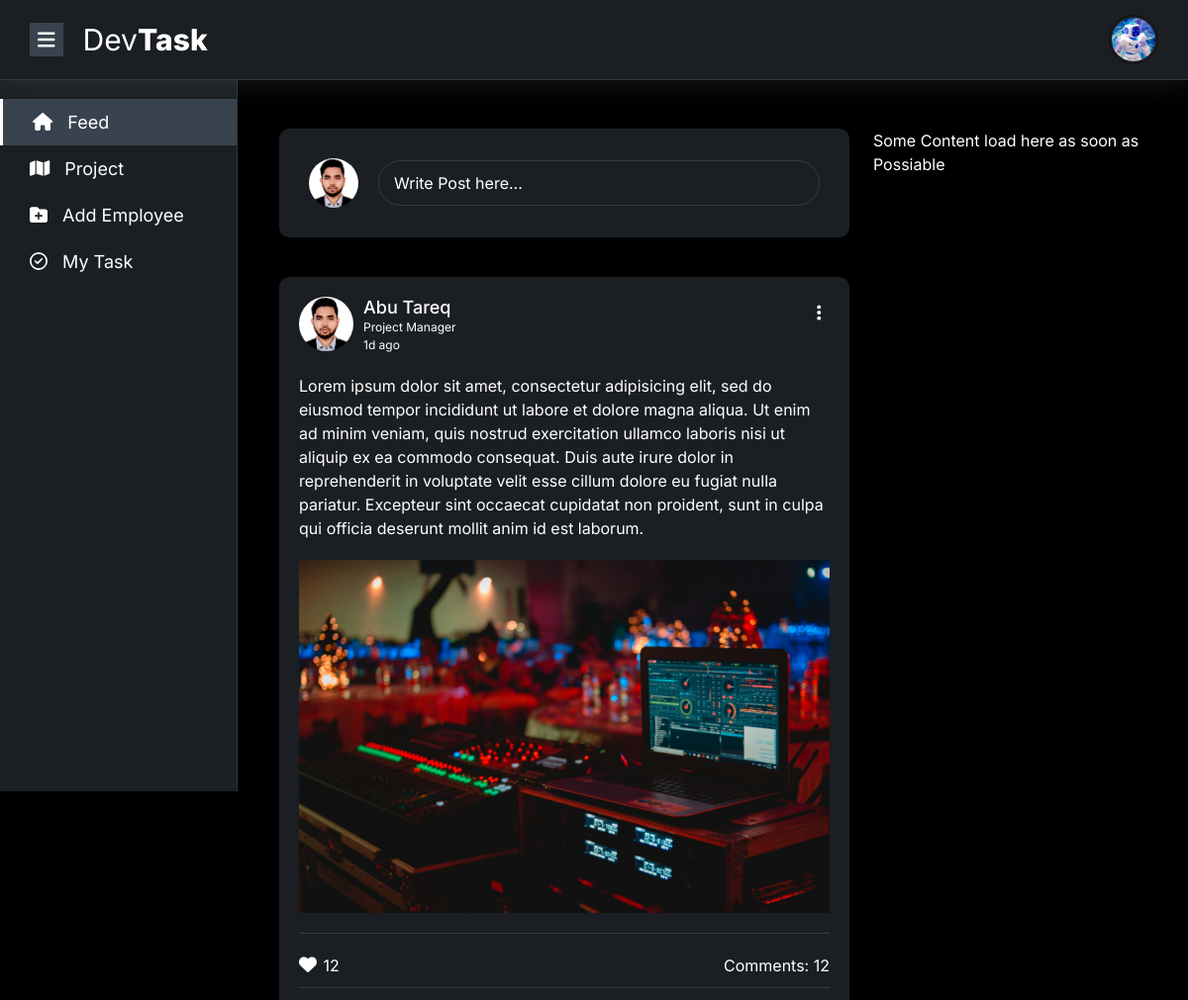
The app's page / (signed in, upper part), older data.
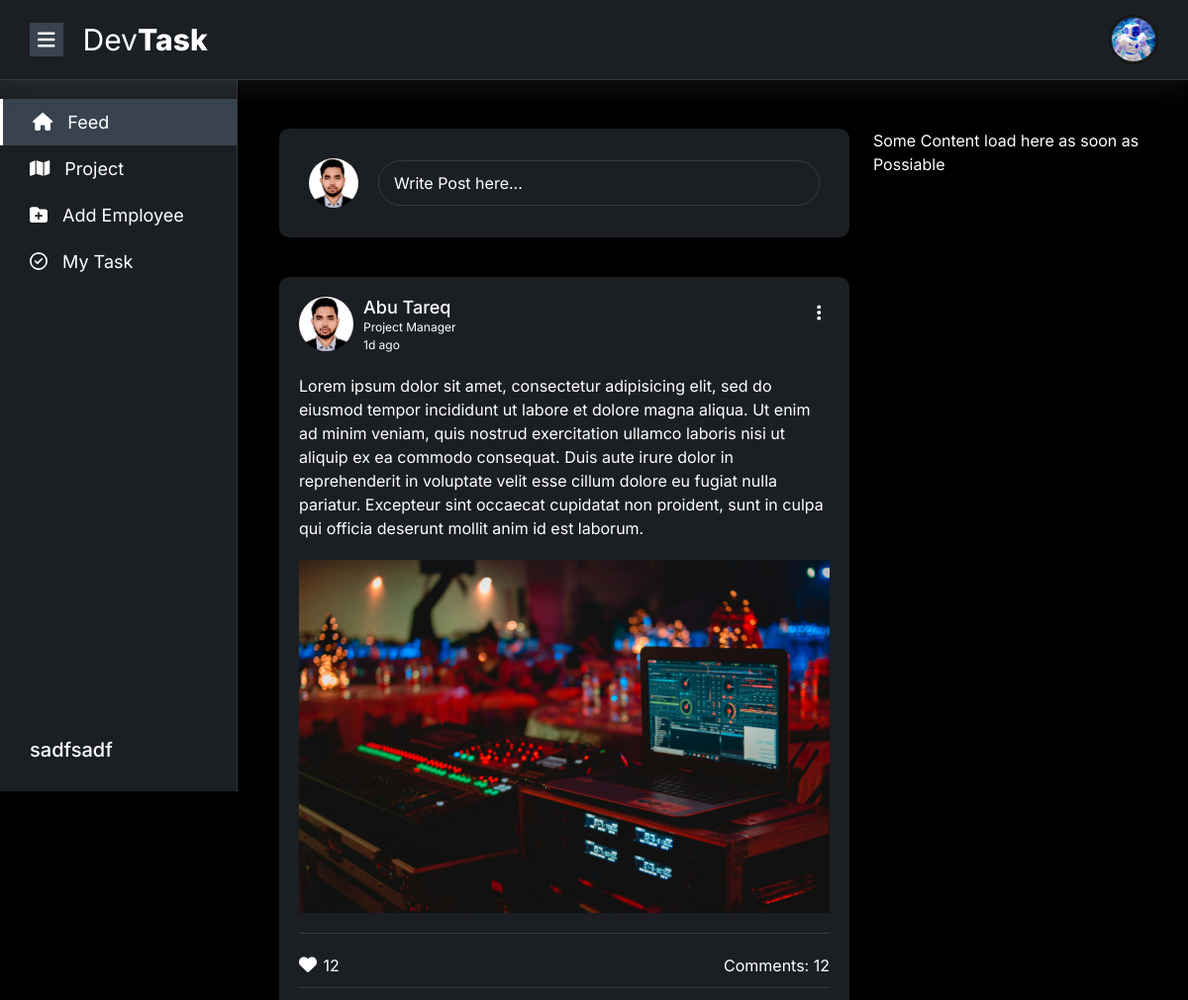
The same page, newer data.
### account/models.py (models this page shows, shortened)
class User(AbstractUser):
    ROLE_CHOICES = [
        ('owner', 'Owner'),
        ('manager', 'Manager'),
        ('employee', 'Employee'),
    ]
    role = models.CharField(max_length=20, choices=ROLE_CHOICES, default='owner')
    image = models.ImageField(upload_to='profile/', default='../static/images/bot.jpg')
    company = models.CharField(max_length=255)
    position = models.CharField(max_length=255, blank=True, null=True)

### main/views.py (the view)
# urls.py: path('', views.home, name='home'),
@login_required(login_url='signup')
def home(request):
    return render(request,'index.html')

### templates/index.html (shortened to what this page needs)
{% extends "base.html" %}
{% load static %}
{% block main %}
	<div class="container">
		<div class="row">
			<div class="col-md-8">
				<div class="home-post-sec">
					<div class="add-post-sec">
						<img src="{% static 'images/tareq.png' %}" alt="">
						<div class="w-100">
							<button data-bs-toggle="modal" data-bs-target="#exampleModal">Write Post here...</button>
						</div>
					</div>
					<div class="all-post-main">
						<div class="single-post-home">
							<div class="post-author">
								<img src="{% static 'images/tareq.png' %}" alt="">
								<div class="d-flex justify-content-between w-100">
									<div>
										<h3>Abu Tareq</h3>
										<p>Project Manager</p>
										<p>1d ago</p>
									</div>
									<div class="ellipse-btn position-relative">
										<button id="post-edit-btn"><i class="fa-solid fa-ellipsis-vertical"></i></button>
									</div>
								</div>
							</div>
							<div class="post-body">
								<p>Lorem ipsum dolor sit amet, consectetur adipisicing elit, sed do eiusmod tempor incididunt ut labore et dolore magna aliqua. Ut enim ad minim veniam, quis nostrud exercitation ullamco laboris nisi ut aliquip ex ea commodo consequat. Duis aute irure dolor in reprehenderit in voluptate velit esse cillum dolore eu fugiat nulla pariatur. Excepteur sint occaecat cupidatat non proident, sunt in culpa qui officia deserunt mollit anim id est laborum.</p>
								<img src="{% static 'images/pexels-alxs-919734.jpg' %}" alt="">
							</div>
							<div class="post-like-comments">
								<div class="post-like">
									<i class="fa-solid fa-heart"></i>
									<span>12</span>
								</div>
								<div class="post-comment">
									<span>Comments:</span>
									<span>12</span>
								</div>
							</div>
						</div>
					</div>
				</div>
			</div>
			<div class="col-md-4">Some Content load here as soon as Possiable</div>
		</div>
	</div>
	{% endblock main %}

### templates/base.html (shortened to what this page needs)
{% load static %}
<!DOCTYPE html>
<html lang="en">
<head>
	<link rel="stylesheet" type="text/css" href="https://cdn.jsdelivr.net/npm/toastify-js/src/toastify.min.css">
	<link rel="stylesheet" href="{% static 'css/bootstrap.min.css' %}">
	<link rel="stylesheet" href="{% static 'css/all.min.css' %}">
	<link rel="stylesheet" href="{% static 'css/style.css' %}">
	<link rel="stylesheet" href="{% static 'css/responsive.css' %}">
</head>
<body>
	<header>
		<div class="container-custom">
			<div class="row">
				<div class="col-12">
					<div class="header-main">
						<div class="header-left">
							<button id="menu-btn"><i class="fa-solid fa-bars"></i></button>
							<div class="header-logo">
								<a href="{% url 'home' %}">
									<h2>Dev<span>Task</span></h2>
								</a>
							</div>
						</div>
						<div class="header-right d-flex align-items-center gap-1">
							{% if request.user.is_authenticated %}
								<div class="header-profile">
									<img src="{{ request.user.image.url }}" id="profile-open-btn" alt="">
								</div>
							{% else %}
								<div>
									<a href="{% url 'signup' %}" class="primary-button text-white"> Login</a>
								</div>
							{% endif %}
							</div>
						</div>
					</div>
				</div>
			</div>
	</header>
	<section>
		<div class="main-body-layout">
			<aside id="aside" class="width-20">
				<div class="aside-menu-item">
					<ul>
						<li>
							<a href="{% url 'home' %}" {% if request.path == '/' %} class="active" {% endif %}>
								<i class="fa-solid fa-house"></i>
								Feed
							</a>
						</li>
						<li>
							<a href="{% url 'project' %}" {% if request.path == '/project/' %} class="active" {% endif %}>
								<i class="fa-solid fa-map"></i>
								Project
							</a>
						</li>
						{% if user.role == 'owner' %}
							<li>
								<a href="{% url 'employee' %}" {% if request.path == '/employee/' %} class="active" {% endif %}>
									<i class="fa-solid fa-folder-plus"></i>
									Add Employee
								</a>
							</li>
						{% endif %}
						<li>
							<a href="{% url 'task' %}" {% if request.path == '/task/' %} class="active" {% endif %}>
								<i class="fa-regular fa-circle-check"></i>
								My Task
							</a>
						</li>
					</ul>
				</div>
				<div class="company-name">
					<h2>{{request.user.company}}</h2>
				</div>
			</aside>
			<main id="main" class="margin-20">
				{% block main %}
				{% endblock main %}
			</main>
		</div>
	</section>
</body>
</html>

Row changes from the older to the newer data that the page shows:
changed User: user.company (not shown) → "sadfsadf"
